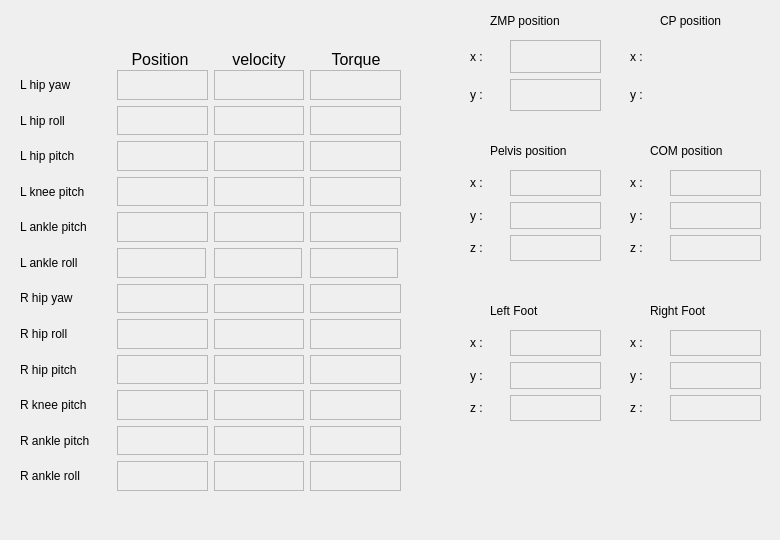
   <widget class="QWidget" name="STAT">
    <widget class="QFrame" name="frame_10">
     <property name="geometry">
      <rect>
       <x>620</x>
       <y>290</y>
       <width>151</width>
       <height>141</height>
      </rect>
     </property>
     <property name="frameShape">
      <enum>QFrame::NoFrame</enum>
     </property>
     <property name="frameShadow">
      <enum>QFrame::Raised</enum>
     </property>
     <widget class="QWidget" name="verticalLayoutWidget_14">
      <property name="geometry">
       <rect>
        <x>50</x>
        <y>40</y>
        <width>91</width>
        <height>91</height>
       </rect>
      </property>
      <layout class="QVBoxLayout" name="verticalLayout_27">
       <item>
        <widget class="QLabel" name="label_73">
         <property name="autoFillBackground">
          <bool>false</bool>
         </property>
         <property name="frameShape">
          <enum>QFrame::StyledPanel</enum>
         </property>
         <property name="text">
          <string/>
         </property>
        </widget>
       </item>
       <item>
        <widget class="QLabel" name="label_74">
         <property name="frameShape">
          <enum>QFrame::StyledPanel</enum>
         </property>
         <property name="text">
          <string/>
         </property>
        </widget>
       </item>
       <item>
        <widget class="QLabel" name="label_75">
         <property name="frameShape">
          <enum>QFrame::StyledPanel</enum>
         </property>
         <property name="text">
          <string/>
         </property>
        </widget>
       </item>
      </layout>
     </widget>
     <widget class="QWidget" name="verticalLayoutWidget_15">
      <property name="geometry">
       <rect>
        <x>10</x>
        <y>40</y>
        <width>31</width>
        <height>91</height>
       </rect>
      </property>
      <layout class="QVBoxLayout" name="verticalLayout_28">
       <item>
        <widget class="QLabel" name="label_76">
         <property name="text">
          <string>x :</string>
         </property>
        </widget>
       </item>
       <item>
        <widget class="QLabel" name="label_77">
         <property name="text">
          <string>y :</string>
         </property>
        </widget>
       </item>
       <item>
        <widget class="QLabel" name="label_78">
         <property name="text">
          <string>z :</string>
         </property>
        </widget>
       </item>
      </layout>
     </widget>
     <widget class="QLabel" name="label_79">
      <property name="geometry">
       <rect>
        <x>30</x>
        <y>10</y>
        <width>101</width>
        <height>21</height>
       </rect>
      </property>
      <property name="text">
       <string>Right Foot</string>
      </property>
     </widget>
    </widget>
    <widget class="QFrame" name="frame_3">
     <property name="geometry">
      <rect>
       <x>620</x>
       <y>130</y>
       <width>151</width>
       <height>141</height>
      </rect>
     </property>
     <property name="frameShape">
      <enum>QFrame::NoFrame</enum>
     </property>
     <property name="frameShadow">
      <enum>QFrame::Raised</enum>
     </property>
     <widget class="QWidget" name="verticalLayoutWidget_2">
      <property name="geometry">
       <rect>
        <x>50</x>
        <y>40</y>
        <width>91</width>
        <height>91</height>
       </rect>
      </property>
      <layout class="QVBoxLayout" name="verticalLayout_2">
       <item>
        <widget class="QLabel" name="label">
         <property name="autoFillBackground">
          <bool>false</bool>
         </property>
         <property name="frameShape">
          <enum>QFrame::StyledPanel</enum>
         </property>
         <property name="text">
          <string/>
         </property>
        </widget>
       </item>
       <item>
        <widget class="QLabel" name="label_2">
         <property name="frameShape">
          <enum>QFrame::StyledPanel</enum>
         </property>
         <property name="text">
          <string/>
         </property>
        </widget>
       </item>
       <item>
        <widget class="QLabel" name="label_3">
         <property name="frameShape">
          <enum>QFrame::StyledPanel</enum>
         </property>
         <property name="text">
          <string/>
         </property>
        </widget>
       </item>
      </layout>
     </widget>
     <widget class="QWidget" name="verticalLayoutWidget_5">
      <property name="geometry">
       <rect>
        <x>10</x>
        <y>40</y>
        <width>31</width>
        <height>91</height>
       </rect>
      </property>
      <layout class="QVBoxLayout" name="verticalLayout_5">
       <item>
        <widget class="QLabel" name="label_7">
         <property name="text">
          <string>x :</string>
         </property>
        </widget>
       </item>
       <item>
        <widget class="QLabel" name="label_8">
         <property name="text">
          <string>y :</string>
         </property>
        </widget>
       </item>
       <item>
        <widget class="QLabel" name="label_9">
         <property name="text">
          <string>z :</string>
         </property>
        </widget>
       </item>
      </layout>
     </widget>
     <widget class="QLabel" name="label_10">
      <property name="geometry">
       <rect>
        <x>30</x>
        <y>10</y>
        <width>91</width>
        <height>21</height>
       </rect>
      </property>
      <property name="text">
       <string>COM position</string>
      </property>
     </widget>
    </widget>
    <widget class="QFrame" name="frame_5">
     <property name="geometry">
      <rect>
       <x>460</x>
       <y>130</y>
       <width>151</width>
       <height>141</height>
      </rect>
     </property>
     <property name="frameShape">
      <enum>QFrame::NoFrame</enum>
     </property>
     <property name="frameShadow">
      <enum>QFrame::Raised</enum>
     </property>
     <widget class="QWidget" name="verticalLayoutWidget_4">
      <property name="geometry">
       <rect>
        <x>50</x>
        <y>40</y>
        <width>91</width>
        <height>91</height>
       </rect>
      </property>
      <layout class="QVBoxLayout" name="verticalLayout_7">
       <item>
        <widget class="QLabel" name="label_14">
         <property name="autoFillBackground">
          <bool>false</bool>
         </property>
         <property name="frameShape">
          <enum>QFrame::StyledPanel</enum>
         </property>
         <property name="text">
          <string/>
         </property>
        </widget>
       </item>
       <item>
        <widget class="QLabel" name="label_15">
         <property name="frameShape">
          <enum>QFrame::StyledPanel</enum>
         </property>
         <property name="text">
          <string/>
         </property>
        </widget>
       </item>
       <item>
        <widget class="QLabel" name="label_16">
         <property name="frameShape">
          <enum>QFrame::StyledPanel</enum>
         </property>
         <property name="text">
          <string/>
         </property>
        </widget>
       </item>
      </layout>
     </widget>
     <widget class="QWidget" name="verticalLayoutWidget_6">
      <property name="geometry">
       <rect>
        <x>10</x>
        <y>40</y>
        <width>31</width>
        <height>91</height>
       </rect>
      </property>
      <layout class="QVBoxLayout" name="verticalLayout_8">
       <item>
        <widget class="QLabel" name="label_17">
         <property name="text">
          <string>x :</string>
         </property>
        </widget>
       </item>
       <item>
        <widget class="QLabel" name="label_18">
         <property name="text">
          <string>y :</string>
         </property>
        </widget>
       </item>
       <item>
        <widget class="QLabel" name="label_19">
         <property name="text">
          <string>z :</string>
         </property>
        </widget>
       </item>
      </layout>
     </widget>
     <widget class="QLabel" name="label_20">
      <property name="geometry">
       <rect>
        <x>30</x>
        <y>10</y>
        <width>101</width>
        <height>21</height>
       </rect>
      </property>
      <property name="text">
       <string>Pelvis position</string>
      </property>
     </widget>
    </widget>
    <widget class="QFrame" name="frame_6">
     <property name="geometry">
      <rect>
       <x>460</x>
       <y>10</y>
       <width>151</width>
       <height>111</height>
      </rect>
     </property>
     <property name="frameShape">
      <enum>QFrame::NoFrame</enum>
     </property>
     <property name="frameShadow">
      <enum>QFrame::Raised</enum>
     </property>
     <widget class="QWidget" name="verticalLayoutWidget_7">
      <property name="geometry">
       <rect>
        <x>50</x>
        <y>30</y>
        <width>91</width>
        <height>71</height>
       </rect>
      </property>
      <layout class="QVBoxLayout" name="verticalLayout_9">
       <item>
        <widget class="QLabel" name="label_22">
         <property name="autoFillBackground">
          <bool>false</bool>
         </property>
         <property name="frameShape">
          <enum>QFrame::StyledPanel</enum>
         </property>
         <property name="text">
          <string/>
         </property>
        </widget>
       </item>
       <item>
        <widget class="QLabel" name="label_23">
         <property name="frameShape">
          <enum>QFrame::StyledPanel</enum>
         </property>
         <property name="text">
          <string/>
         </property>
        </widget>
       </item>
      </layout>
     </widget>
     <widget class="QWidget" name="verticalLayoutWidget_8">
      <property name="geometry">
       <rect>
        <x>10</x>
        <y>30</y>
        <width>31</width>
        <height>71</height>
       </rect>
      </property>
      <layout class="QVBoxLayout" name="verticalLayout_10">
       <item>
        <widget class="QLabel" name="label_25">
         <property name="text">
          <string>x :</string>
         </property>
        </widget>
       </item>
       <item>
        <widget class="QLabel" name="label_26">
         <property name="text">
          <string>y :</string>
         </property>
        </widget>
       </item>
      </layout>
     </widget>
     <widget class="QLabel" name="label_28">
      <property name="geometry">
       <rect>
        <x>30</x>
        <y>0</y>
        <width>101</width>
        <height>21</height>
       </rect>
      </property>
      <property name="text">
       <string>ZMP position</string>
      </property>
     </widget>
    </widget>
    <widget class="QFrame" name="frame_9">
     <property name="geometry">
      <rect>
       <x>460</x>
       <y>290</y>
       <width>151</width>
       <height>141</height>
      </rect>
     </property>
     <property name="frameShape">
      <enum>QFrame::NoFrame</enum>
     </property>
     <property name="frameShadow">
      <enum>QFrame::Raised</enum>
     </property>
     <widget class="QWidget" name="verticalLayoutWidget_12">
      <property name="geometry">
       <rect>
        <x>50</x>
        <y>40</y>
        <width>91</width>
        <height>91</height>
       </rect>
      </property>
      <layout class="QVBoxLayout" name="verticalLayout_24">
       <item>
        <widget class="QLabel" name="label_64">
         <property name="autoFillBackground">
          <bool>false</bool>
         </property>
         <property name="frameShape">
          <enum>QFrame::StyledPanel</enum>
         </property>
         <property name="text">
          <string/>
         </property>
        </widget>
       </item>
       <item>
        <widget class="QLabel" name="label_65">
         <property name="frameShape">
          <enum>QFrame::StyledPanel</enum>
         </property>
         <property name="text">
          <string/>
         </property>
        </widget>
       </item>
       <item>
        <widget class="QLabel" name="label_66">
         <property name="frameShape">
          <enum>QFrame::StyledPanel</enum>
         </property>
         <property name="text">
          <string/>
         </property>
        </widget>
       </item>
      </layout>
     </widget>
     <widget class="QWidget" name="verticalLayoutWidget_13">
      <property name="geometry">
       <rect>
        <x>10</x>
        <y>40</y>
        <width>31</width>
        <height>91</height>
       </rect>
      </property>
      <layout class="QVBoxLayout" name="verticalLayout_25">
       <item>
        <widget class="QLabel" name="label_69">
         <property name="text">
          <string>x :</string>
         </property>
        </widget>
       </item>
       <item>
        <widget class="QLabel" name="label_70">
         <property name="text">
          <string>y :</string>
         </property>
        </widget>
       </item>
       <item>
        <widget class="QLabel" name="label_71">
         <property name="text">
          <string>z :</string>
         </property>
        </widget>
       </item>
      </layout>
     </widget>
     <widget class="QLabel" name="label_72">
      <property name="geometry">
       <rect>
        <x>30</x>
        <y>10</y>
        <width>101</width>
        <height>21</height>
       </rect>
      </property>
      <property name="text">
       <string>Left Foot</string>
      </property>
     </widget>
    </widget>
    <widget class="QFrame" name="frame_8">
     <property name="geometry">
      <rect>
       <x>10</x>
       <y>40</y>
       <width>401</width>
       <height>491</height>
      </rect>
     </property>
     <property name="frameShape">
      <enum>QFrame::NoFrame</enum>
     </property>
     <property name="frameShadow">
      <enum>QFrame::Raised</enum>
     </property>
     <widget class="QLabel" name="label_67">
      <property name="geometry">
       <rect>
        <x>120</x>
        <y>10</y>
        <width>60</width>
        <height>19</height>
       </rect>
      </property>
      <property name="font">
       <font>
        <pointsize>12</pointsize>
        <italic>false</italic>
       </font>
      </property>
      <property name="text">
       <string>Position</string>
      </property>
      <property name="alignment">
       <set>Qt::AlignCenter</set>
      </property>
     </widget>
     <widget class="QLabel" name="label_68">
      <property name="geometry">
       <rect>
        <x>320</x>
        <y>10</y>
        <width>52</width>
        <height>19</height>
       </rect>
      </property>
      <property name="font">
       <font>
        <pointsize>12</pointsize>
       </font>
      </property>
      <property name="text">
       <string>Torque</string>
      </property>
      <property name="alignment">
       <set>Qt::AlignCenter</set>
      </property>
     </widget>
     <widget class="QWidget" name="layoutWidget_2">
      <property name="geometry">
       <rect>
        <x>10</x>
        <y>30</y>
        <width>381</width>
        <height>421</height>
       </rect>
      </property>
      <layout class="QHBoxLayout" name="horizontalLayout_2">
       <item>
        <layout class="QVBoxLayout" name="verticalLayout_14" stretch="1,1,1,1,1,1,1,1,1,1,1,1">
         <property name="spacing">
          <number>6</number>
         </property>
         <property name="sizeConstraint">
          <enum>QLayout::SetDefaultConstraint</enum>
         </property>
         <item>
          <widget class="QLabel" name="label_44">
           <property name="text">
            <string>L hip yaw</string>
           </property>
          </widget>
         </item>
         <item>
          <widget class="QLabel" name="label_45">
           <property name="text">
            <string>L hip roll</string>
           </property>
          </widget>
         </item>
         <item>
          <widget class="QLabel" name="label_46">
           <property name="text">
            <string>L hip pitch</string>
           </property>
          </widget>
         </item>
         <item>
          <widget class="QLabel" name="label_47">
           <property name="text">
            <string>L knee pitch</string>
           </property>
          </widget>
         </item>
         <item>
          <widget class="QLabel" name="label_48">
           <property name="text">
            <string>L ankle pitch</string>
           </property>
          </widget>
         </item>
         <item>
          <widget class="QLabel" name="label_49">
           <property name="text">
            <string>L ankle roll</string>
           </property>
          </widget>
         </item>
         <item>
          <widget class="QLabel" name="label_50">
           <property name="text">
            <string>R hip yaw</string>
           </property>
          </widget>
         </item>
         <item>
          <widget class="QLabel" name="label_51">
           <property name="text">
            <string>R hip roll</string>
           </property>
          </widget>
         </item>
         <item>
          <widget class="QLabel" name="label_52">
           <property name="text">
            <string>R hip pitch</string>
           </property>
          </widget>
         </item>
         <item>
          <widget class="QLabel" name="label_53">
           <property name="text">
            <string>R knee pitch</string>
           </property>
          </widget>
         </item>
         <item>
          <widget class="QLabel" name="label_54">
           <property name="text">
            <string>R ankle pitch</string>
           </property>
          </widget>
         </item>
         <item>
          <widget class="QLabel" name="label_55">
           <property name="text">
            <string>R ankle roll</string>
           </property>
          </widget>
         </item>
        </layout>
       </item>
       <item>
        <layout class="QVBoxLayout" name="verticalLayout_13">
         <property name="sizeConstraint">
          <enum>QLayout::SetMinimumSize</enum>
         </property>
         <item>
          <widget class="QLabel" name="p0">
           <property name="sizePolicy">
            <sizepolicy hsizetype="Preferred" vsizetype="Preferred">
             <horstretch>0</horstretch>
             <verstretch>0</verstretch>
            </sizepolicy>
           </property>
           <property name="frameShape">
            <enum>QFrame::StyledPanel</enum>
           </property>
           <property name="text">
            <string/>
           </property>
          </widget>
         </item>
         <item>
          <widget class="QLabel" name="p1">
           <property name="frameShape">
            <enum>QFrame::StyledPanel</enum>
           </property>
           <property name="text">
            <string/>
           </property>
          </widget>
         </item>
         <item>
          <widget class="QLabel" name="p2">
           <property name="frameShape">
            <enum>QFrame::StyledPanel</enum>
           </property>
           <property name="text">
            <string/>
           </property>
          </widget>
         </item>
         <item>
          <widget class="QLabel" name="p3">
           <property name="frameShape">
            <enum>QFrame::StyledPanel</enum>
           </property>
           <property name="frameShadow">
            <enum>QFrame::Plain</enum>
           </property>
           <property name="text">
            <string/>
           </property>
          </widget>
         </item>
         <item>
          <widget class="QLabel" name="p4">
           <property name="frameShape">
            <enum>QFrame::StyledPanel</enum>
           </property>
           <property name="frameShadow">
            <enum>QFrame::Plain</enum>
           </property>
           <property name="text">
            <string/>
           </property>
          </widget>
         </item>
         <item>
          <widget class="QLabel" name="p5">
           <property name="minimumSize">
            <size>
             <width>79</width>
             <height>30</height>
            </size>
           </property>
           <property name="maximumSize">
            <size>
             <width>89</width>
             <height>30</height>
            </size>
           </property>
           <property name="frameShape">
            <enum>QFrame::StyledPanel</enum>
           </property>
           <property name="frameShadow">
            <enum>QFrame::Plain</enum>
           </property>
           <property name="text">
            <string/>
           </property>
          </widget>
         </item>
         <item>
          <widget class="QLabel" name="p6">
           <property name="frameShape">
            <enum>QFrame::StyledPanel</enum>
           </property>
           <property name="frameShadow">
            <enum>QFrame::Plain</enum>
           </property>
           <property name="text">
            <string/>
           </property>
          </widget>
         </item>
         <item>
          <widget class="QLabel" name="p7">
           <property name="frameShape">
            <enum>QFrame::StyledPanel</enum>
           </property>
           <property name="frameShadow">
            <enum>QFrame::Plain</enum>
           </property>
           <property name="text">
            <string/>
           </property>
          </widget>
         </item>
         <item>
          <widget class="QLabel" name="p8">
           <property name="frameShape">
            <enum>QFrame::StyledPanel</enum>
           </property>
           <property name="frameShadow">
            <enum>QFrame::Plain</enum>
           </property>
           <property name="text">
            <string/>
           </property>
          </widget>
         </item>
         <item>
          <widget class="QLabel" name="p9">
           <property name="frameShape">
            <enum>QFrame::StyledPanel</enum>
           </property>
           <property name="frameShadow">
            <enum>QFrame::Plain</enum>
           </property>
           <property name="text">
            <string/>
           </property>
          </widget>
         </item>
         <item>
          <widget class="QLabel" name="p10">
           <property name="frameShape">
            <enum>QFrame::StyledPanel</enum>
           </property>
           <property name="frameShadow">
            <enum>QFrame::Plain</enum>
           </property>
           <property name="text">
            <string/>
           </property>
          </widget>
         </item>
         <item>
          <widget class="QLabel" name="p11">
           <property name="frameShape">
            <enum>QFrame::StyledPanel</enum>
           </property>
           <property name="frameShadow">
            <enum>QFrame::Plain</enum>
           </property>
           <property name="text">
            <string/>
           </property>
          </widget>
         </item>
        </layout>
       </item>
       <item>
        <layout class="QVBoxLayout" name="verticalLayout_20">
         <property name="sizeConstraint">
          <enum>QLayout::SetMinimumSize</enum>
         </property>
         <item>
          <widget class="QLabel" name="v0">
           <property name="frameShape">
            <enum>QFrame::StyledPanel</enum>
           </property>
           <property name="text">
            <string/>
           </property>
          </widget>
         </item>
         <item>
          <widget class="QLabel" name="v1">
           <property name="frameShape">
            <enum>QFrame::StyledPanel</enum>
           </property>
           <property name="text">
            <string/>
           </property>
          </widget>
         </item>
         <item>
          <widget class="QLabel" name="v2">
           <property name="frameShape">
            <enum>QFrame::StyledPanel</enum>
           </property>
           <property name="text">
            <string/>
           </property>
          </widget>
         </item>
         <item>
          <widget class="QLabel" name="v3">
           <property name="frameShape">
            <enum>QFrame::StyledPanel</enum>
           </property>
           <property name="frameShadow">
            <enum>QFrame::Plain</enum>
           </property>
           <property name="text">
            <string/>
           </property>
          </widget>
         </item>
         <item>
          <widget class="QLabel" name="v4">
           <property name="frameShape">
            <enum>QFrame::StyledPanel</enum>
           </property>
           <property name="frameShadow">
            <enum>QFrame::Plain</enum>
           </property>
           <property name="text">
            <string/>
           </property>
          </widget>
         </item>
         <item>
          <widget class="QLabel" name="v5">
           <property name="minimumSize">
            <size>
             <width>79</width>
             <height>30</height>
            </size>
           </property>
           <property name="maximumSize">
            <size>
             <width>88</width>
             <height>30</height>
            </size>
           </property>
           <property name="frameShape">
            <enum>QFrame::StyledPanel</enum>
           </property>
           <property name="frameShadow">
            <enum>QFrame::Plain</enum>
           </property>
           <property name="text">
            <string/>
           </property>
          </widget>
         </item>
         <item>
          <widget class="QLabel" name="v6">
           <property name="frameShape">
            <enum>QFrame::StyledPanel</enum>
           </property>
           <property name="frameShadow">
            <enum>QFrame::Plain</enum>
           </property>
           <property name="text">
            <string/>
           </property>
          </widget>
         </item>
         <item>
          <widget class="QLabel" name="v7">
           <property name="frameShape">
            <enum>QFrame::StyledPanel</enum>
           </property>
           <property name="frameShadow">
            <enum>QFrame::Plain</enum>
           </property>
           <property name="text">
            <string/>
           </property>
          </widget>
         </item>
         <item>
          <widget class="QLabel" name="v8">
           <property name="frameShape">
            <enum>QFrame::StyledPanel</enum>
           </property>
           <property name="frameShadow">
            <enum>QFrame::Plain</enum>
           </property>
           <property name="text">
            <string/>
           </property>
          </widget>
         </item>
         <item>
          <widget class="QLabel" name="v9">
           <property name="frameShape">
            <enum>QFrame::StyledPanel</enum>
           </property>
           <property name="frameShadow">
            <enum>QFrame::Plain</enum>
           </property>
           <property name="text">
            <string/>
           </property>
          </widget>
         </item>
         <item>
          <widget class="QLabel" name="v10">
           <property name="frameShape">
            <enum>QFrame::StyledPanel</enum>
           </property>
           <property name="frameShadow">
            <enum>QFrame::Plain</enum>
           </property>
           <property name="text">
            <string/>
           </property>
          </widget>
         </item>
         <item>
          <widget class="QLabel" name="v11">
           <property name="frameShape">
            <enum>QFrame::StyledPanel</enum>
           </property>
           <property name="frameShadow">
            <enum>QFrame::Plain</enum>
           </property>
           <property name="text">
            <string/>
           </property>
          </widget>
         </item>
        </layout>
       </item>
       <item>
        <layout class="QVBoxLayout" name="verticalLayout_15">
         <property name="sizeConstraint">
          <enum>QLayout::SetMinimumSize</enum>
         </property>
         <item>
          <widget class="QLabel" name="t0">
           <property name="frameShape">
            <enum>QFrame::StyledPanel</enum>
           </property>
           <property name="text">
            <string/>
           </property>
          </widget>
         </item>
         <item>
          <widget class="QLabel" name="t1">
           <property name="frameShape">
            <enum>QFrame::StyledPanel</enum>
           </property>
           <property name="text">
            <string/>
           </property>
          </widget>
         </item>
         <item>
          <widget class="QLabel" name="t2">
           <property name="frameShape">
            <enum>QFrame::StyledPanel</enum>
           </property>
           <property name="text">
            <string/>
           </property>
          </widget>
         </item>
         <item>
          <widget class="QLabel" name="t3">
           <property name="frameShape">
            <enum>QFrame::StyledPanel</enum>
           </property>
           <property name="text">
            <string/>
           </property>
          </widget>
         </item>
         <item>
          <widget class="QLabel" name="t4">
           <property name="frameShape">
            <enum>QFrame::StyledPanel</enum>
           </property>
           <property name="text">
            <string/>
           </property>
          </widget>
         </item>
         <item>
          <widget class="QLabel" name="t5">
           <property name="minimumSize">
            <size>
             <width>79</width>
             <height>30</height>
            </size>
           </property>
           <property name="maximumSize">
            <size>
             <width>88</width>
             <height>30</height>
            </size>
           </property>
           <property name="frameShape">
            <enum>QFrame::StyledPanel</enum>
           </property>
           <property name="text">
            <string/>
           </property>
          </widget>
         </item>
         <item>
          <widget class="QLabel" name="t6">
           <property name="frameShape">
            <enum>QFrame::StyledPanel</enum>
           </property>
           <property name="text">
            <string/>
           </property>
          </widget>
         </item>
         <item>
          <widget class="QLabel" name="t7">
           <property name="frameShape">
            <enum>QFrame::StyledPanel</enum>
           </property>
           <property name="text">
            <string/>
           </property>
          </widget>
         </item>
         <item>
          <widget class="QLabel" name="t8">
           <property name="frameShape">
            <enum>QFrame::StyledPanel</enum>
           </property>
           <property name="text">
            <string/>
           </property>
          </widget>
         </item>
         <item>
          <widget class="QLabel" name="t9">
           <property name="frameShape">
            <enum>QFrame::StyledPanel</enum>
           </property>
           <property name="text">
            <string/>
           </property>
          </widget>
         </item>
         <item>
          <widget class="QLabel" name="t10">
           <property name="frameShape">
            <enum>QFrame::StyledPanel</enum>
           </property>
           <property name="text">
            <string/>
           </property>
          </widget>
         </item>
         <item>
          <widget class="QLabel" name="t11">
           <property name="frameShape">
            <enum>QFrame::StyledPanel</enum>
           </property>
           <property name="text">
            <string/>
           </property>
          </widget>
         </item>
        </layout>
       </item>
      </layout>
     </widget>
     <widget class="QLabel" name="label_85">
      <property name="geometry">
       <rect>
        <x>220</x>
        <y>10</y>
        <width>58</width>
        <height>19</height>
       </rect>
      </property>
      <property name="font">
       <font>
        <pointsize>12</pointsize>
        <italic>false</italic>
       </font>
      </property>
      <property name="text">
       <string>velocity</string>
      </property>
      <property name="alignment">
       <set>Qt::AlignCenter</set>
      </property>
     </widget>
     <zorder>layoutWidget_2</zorder>
     <zorder>label_67</zorder>
     <zorder>label_68</zorder>
     <zorder>label_85</zorder>
    </widget>
    <widget class="QFrame" name="frame_7">
     <property name="geometry">
      <rect>
       <x>620</x>
       <y>10</y>
       <width>151</width>
       <height>111</height>
      </rect>
     </property>
     <property name="frameShape">
      <enum>QFrame::NoFrame</enum>
     </property>
     <property name="frameShadow">
      <enum>QFrame::Raised</enum>
     </property>
     <widget class="QWidget" name="verticalLayoutWidget_9">
      <property name="geometry">
       <rect>
        <x>50</x>
        <y>30</y>
        <width>91</width>
        <height>71</height>
       </rect>
      </property>
      <layout class="QVBoxLayout" name="verticalLayout_11">
       <item>
        <widget class="QLabel" name="label_24">
         <property name="autoFillBackground">
          <bool>false</bool>
         </property>
         <property name="text">
          <string/>
         </property>
        </widget>
       </item>
       <item>
        <widget class="QLabel" name="label_27">
         <property name="text">
          <string/>
         </property>
        </widget>
       </item>
      </layout>
     </widget>
     <widget class="QWidget" name="verticalLayoutWidget_10">
      <property name="geometry">
       <rect>
        <x>10</x>
        <y>30</y>
        <width>31</width>
        <height>71</height>
       </rect>
      </property>
      <layout class="QVBoxLayout" name="verticalLayout_12">
       <item>
        <widget class="QLabel" name="label_29">
         <property name="text">
          <string>x :</string>
         </property>
        </widget>
       </item>
       <item>
        <widget class="QLabel" name="label_30">
         <property name="text">
          <string>y :</string>
         </property>
        </widget>
       </item>
      </layout>
     </widget>
     <widget class="QLabel" name="label_31">
      <property name="geometry">
       <rect>
        <x>40</x>
        <y>0</y>
        <width>101</width>
        <height>21</height>
       </rect>
      </property>
      <property name="text">
       <string>CP position</string>
      </property>
     </widget>
    </widget>
   </widget>
